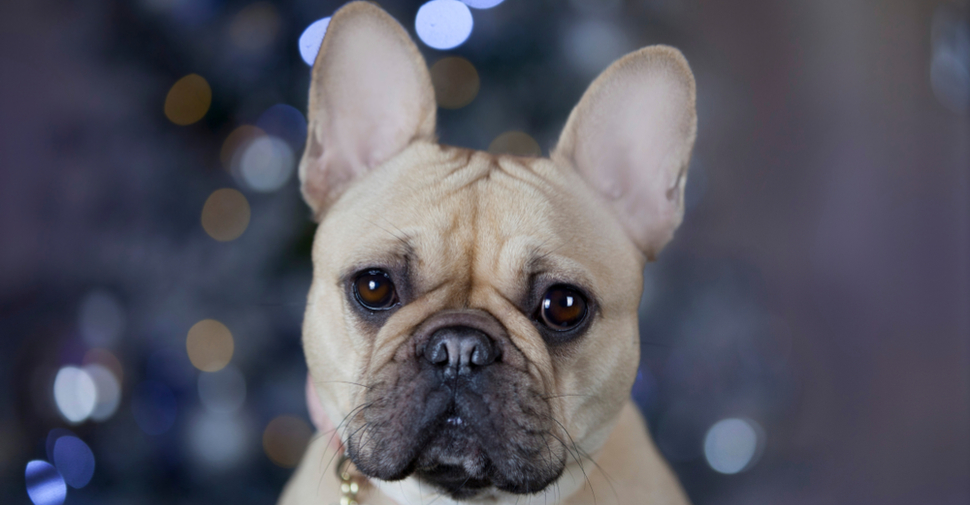
#> input picture dog.jpg, 970 x 505 px
$ python adaptiveThresholding.py
#> lines starting #> are read from the running program, lines starting #| are printed output that depends on the picture; after the words box and inside, x2 and y2 are one past the last pixel; in counts of white or black regions, pixels touching at a corner belong together
import cv2 as cv
import numpy as np

img1 = cv.imread('dog.jpg')
#> img1 is the input picture: shape (505, 970, 3); mean B, G, R 97.4, 86.1, 86.8

img = cv.cvtColor(img1, cv.COLOR_BGR2GRAY)
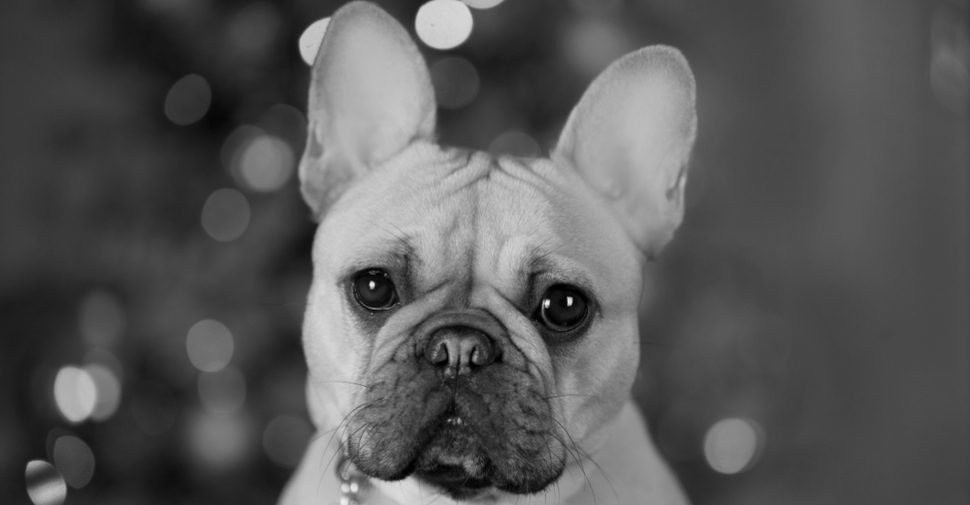
#> img: shape (505, 970); min 0, max 243, mean 87.6

thresh1 = cv.adaptiveThreshold(img, 255, cv.ADAPTIVE_THRESH_MEAN_C, cv.THRESH_BINARY, 199, 5)
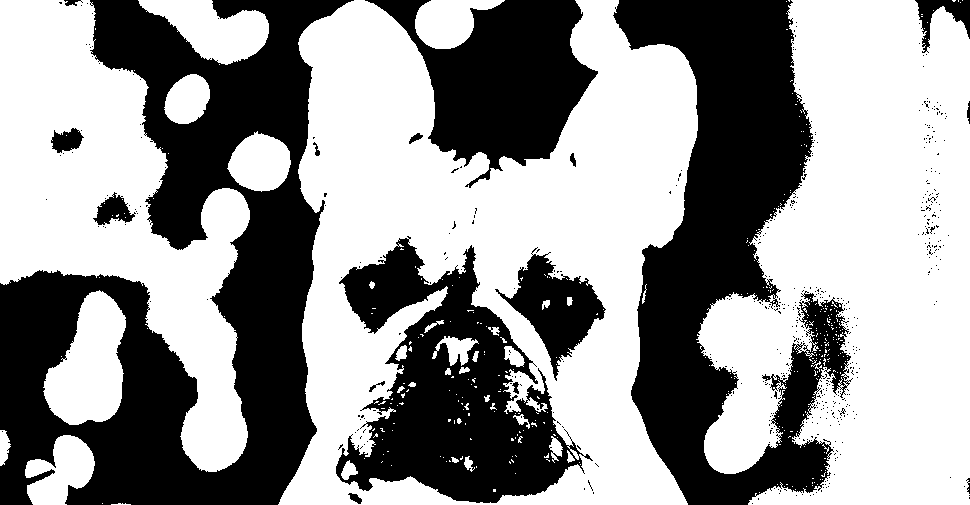
#> thresh1: shape (505, 970); 58.8% white; 525 black regions (508 under 20 px), largest, box (x1, y1, x2, y2) and area: (0, 0, 354, 505) 80608, (613, 0, 853, 505) 58044, (336, 236, 593, 503) 32304
thresh2 = cv.adaptiveThreshold(img, 255, cv.ADAPTIVE_THRESH_GAUSSIAN_C, cv.THRESH_BINARY, 199, 5)
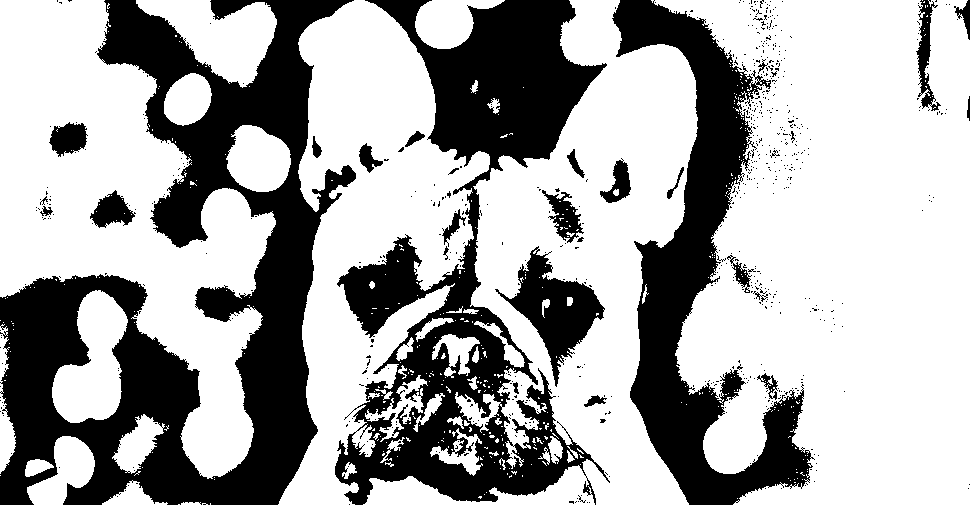
#> thresh2: shape (505, 970); 66% white; 686 black regions (656 under 20 px), largest, box (x1, y1, x2, y2) and area: (0, 0, 356, 505) 70359, (335, 0, 610, 505) 49671, (612, 0, 815, 505) 32769

cv.imshow('Original', img)
cv.waitKey(0)

cv.imshow('Adaptive Mean', thresh1)
cv.waitKey(0)

cv.imshow('Adaptive Gaussian', thresh2)
cv.waitKey(0)

cv.destroyAllWindows()
